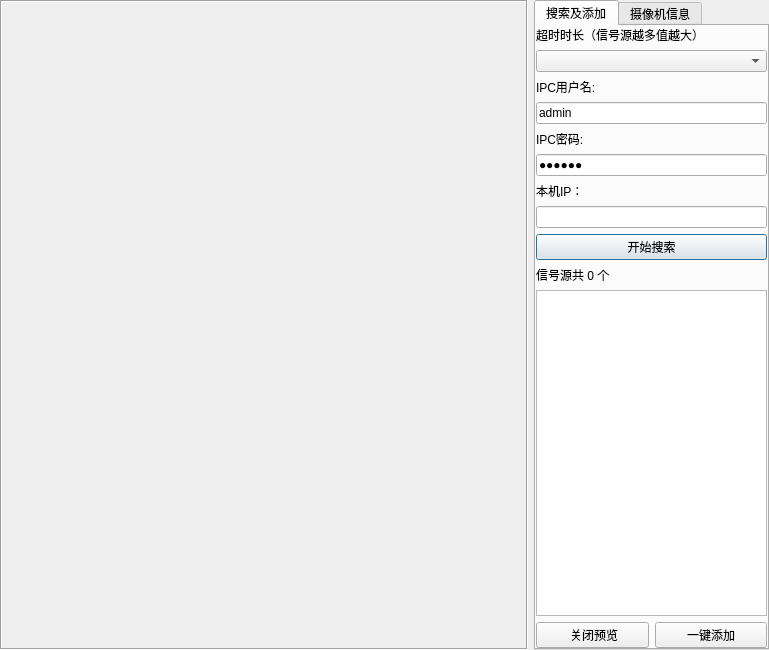
<?xml version="1.0" encoding="UTF-8"?>
<ui version="4.0">
 <class>frmIPCSearch</class>
 <widget class="QDialog" name="frmIPCSearch">
  <property name="geometry">
   <rect>
    <x>0</x>
    <y>0</y>
    <width>769</width>
    <height>650</height>
   </rect>
  </property>
  <property name="windowTitle">
   <string>摄像机搜索</string>
  </property>
  <property name="styleSheet">
   <string notr="true"/>
  </property>
  <layout class="QHBoxLayout" name="horizontalLayout_2">
   <property name="spacing">
    <number>0</number>
   </property>
   <property name="leftMargin">
    <number>0</number>
   </property>
   <property name="topMargin">
    <number>0</number>
   </property>
   <property name="rightMargin">
    <number>0</number>
   </property>
   <property name="bottomMargin">
    <number>0</number>
   </property>
   <item>
    <widget class="QFrame" name="frame_bmsearchmain">
     <property name="styleSheet">
      <string notr="true"/>
     </property>
     <layout class="QHBoxLayout" name="horizontalLayout">
      <property name="leftMargin">
       <number>0</number>
      </property>
      <property name="topMargin">
       <number>0</number>
      </property>
      <property name="rightMargin">
       <number>0</number>
      </property>
      <property name="bottomMargin">
       <number>0</number>
      </property>
      <item>
       <widget class="QFrame" name="frame">
        <property name="sizePolicy">
         <sizepolicy hsizetype="Expanding" vsizetype="Expanding">
          <horstretch>0</horstretch>
          <verstretch>0</verstretch>
         </sizepolicy>
        </property>
        <property name="frameShape">
         <enum>QFrame::Box</enum>
        </property>
        <property name="frameShadow">
         <enum>QFrame::Sunken</enum>
        </property>
        <layout class="QVBoxLayout" name="verticalLayout_7">
         <property name="spacing">
          <number>0</number>
         </property>
         <property name="leftMargin">
          <number>0</number>
         </property>
         <property name="topMargin">
          <number>0</number>
         </property>
         <property name="rightMargin">
          <number>0</number>
         </property>
         <property name="bottomMargin">
          <number>0</number>
         </property>
         <item>
          <widget class="QWidget" name="widget_4" native="true">
           <layout class="QVBoxLayout" name="verticalLayout_4">
            <property name="spacing">
             <number>0</number>
            </property>
            <property name="leftMargin">
             <number>0</number>
            </property>
            <property name="topMargin">
             <number>0</number>
            </property>
            <property name="rightMargin">
             <number>0</number>
            </property>
            <property name="bottomMargin">
             <number>0</number>
            </property>
            <item>
             <widget class="FFmpegWidget" name="widget" native="true">
              <property name="sizePolicy">
               <sizepolicy hsizetype="Expanding" vsizetype="Expanding">
                <horstretch>0</horstretch>
                <verstretch>0</verstretch>
               </sizepolicy>
              </property>
              <property name="styleSheet">
               <string notr="true"/>
              </property>
              <layout class="QVBoxLayout" name="verticalLayout"/>
             </widget>
            </item>
           </layout>
          </widget>
         </item>
        </layout>
       </widget>
      </item>
      <item>
       <widget class="QFrame" name="frame_2">
        <property name="minimumSize">
         <size>
          <width>0</width>
          <height>0</height>
         </size>
        </property>
        <property name="maximumSize">
         <size>
          <width>99999</width>
          <height>99999</height>
         </size>
        </property>
        <property name="styleSheet">
         <string notr="true"/>
        </property>
        <layout class="QVBoxLayout" name="verticalLayout_6">
         <property name="leftMargin">
          <number>0</number>
         </property>
         <property name="topMargin">
          <number>0</number>
         </property>
         <property name="rightMargin">
          <number>0</number>
         </property>
         <property name="bottomMargin">
          <number>0</number>
         </property>
         <item>
          <widget class="QWidget" name="widget_3" native="true">
           <property name="minimumSize">
            <size>
             <width>0</width>
             <height>100</height>
            </size>
           </property>
           <property name="styleSheet">
            <string notr="true"/>
           </property>
           <layout class="QVBoxLayout" name="verticalLayout_5">
            <property name="leftMargin">
             <number>0</number>
            </property>
            <property name="topMargin">
             <number>0</number>
            </property>
            <property name="rightMargin">
             <number>0</number>
            </property>
            <property name="bottomMargin">
             <number>0</number>
            </property>
            <item>
             <widget class="QTabWidget" name="tabMain">
              <property name="sizePolicy">
               <sizepolicy hsizetype="Minimum" vsizetype="Expanding">
                <horstretch>0</horstretch>
                <verstretch>0</verstretch>
               </sizepolicy>
              </property>
              <property name="minimumSize">
               <size>
                <width>235</width>
                <height>0</height>
               </size>
              </property>
              <property name="focusPolicy">
               <enum>Qt::NoFocus</enum>
              </property>
              <property name="layoutDirection">
               <enum>Qt::LeftToRight</enum>
              </property>
              <property name="styleSheet">
               <string notr="true"/>
              </property>
              <property name="currentIndex">
               <number>0</number>
              </property>
              <widget class="QWidget" name="tab1">
               <attribute name="title">
                <string>搜索及添加</string>
               </attribute>
               <layout class="QVBoxLayout" name="verticalLayout_3">
                <property name="leftMargin">
                 <number>0</number>
                </property>
                <property name="topMargin">
                 <number>0</number>
                </property>
                <property name="rightMargin">
                 <number>0</number>
                </property>
                <property name="bottomMargin">
                 <number>0</number>
                </property>
                <item>
                 <widget class="QLabel" name="labTimeOut">
                  <property name="sizePolicy">
                   <sizepolicy hsizetype="Fixed" vsizetype="Preferred">
                    <horstretch>0</horstretch>
                    <verstretch>0</verstretch>
                   </sizepolicy>
                  </property>
                  <property name="text">
                   <string>超时时长（信号源越多值越大）</string>
                  </property>
                 </widget>
                </item>
                <item>
                 <widget class="QComboBox" name="cboxTimeOut">
                  <property name="sizePolicy">
                   <sizepolicy hsizetype="Preferred" vsizetype="Fixed">
                    <horstretch>0</horstretch>
                    <verstretch>0</verstretch>
                   </sizepolicy>
                  </property>
                  <property name="minimumSize">
                   <size>
                    <width>0</width>
                    <height>0</height>
                   </size>
                  </property>
                  <property name="styleSheet">
                   <string notr="true"/>
                  </property>
                 </widget>
                </item>
                <item>
                 <widget class="QLabel" name="labUserName">
                  <property name="text">
                   <string>IPC用户名:</string>
                  </property>
                 </widget>
                </item>
                <item>
                 <widget class="QLineEdit" name="txtUserName">
                  <property name="minimumSize">
                   <size>
                    <width>0</width>
                    <height>0</height>
                   </size>
                  </property>
                  <property name="focusPolicy">
                   <enum>Qt::ClickFocus</enum>
                  </property>
                  <property name="contextMenuPolicy">
                   <enum>Qt::NoContextMenu</enum>
                  </property>
                  <property name="styleSheet">
                   <string notr="true"/>
                  </property>
                  <property name="text">
                   <string>admin</string>
                  </property>
                 </widget>
                </item>
                <item>
                 <widget class="QLabel" name="labUserPwd">
                  <property name="text">
                   <string>IPC密码:</string>
                  </property>
                 </widget>
                </item>
                <item>
                 <widget class="QLineEdit" name="txtUserPwd">
                  <property name="minimumSize">
                   <size>
                    <width>0</width>
                    <height>0</height>
                   </size>
                  </property>
                  <property name="focusPolicy">
                   <enum>Qt::ClickFocus</enum>
                  </property>
                  <property name="contextMenuPolicy">
                   <enum>Qt::NoContextMenu</enum>
                  </property>
                  <property name="styleSheet">
                   <string notr="true"/>
                  </property>
                  <property name="text">
                   <string>123456</string>
                  </property>
                  <property name="echoMode">
                   <enum>QLineEdit::Password</enum>
                  </property>
                 </widget>
                </item>
                <item>
                 <widget class="QLabel" name="label">
                  <property name="text">
                   <string>本机IP：</string>
                  </property>
                 </widget>
                </item>
                <item>
                 <widget class="QLineEdit" name="li_onvif">
                  <property name="minimumSize">
                   <size>
                    <width>0</width>
                    <height>0</height>
                   </size>
                  </property>
                  <property name="contextMenuPolicy">
                   <enum>Qt::NoContextMenu</enum>
                  </property>
                  <property name="styleSheet">
                   <string notr="true"/>
                  </property>
                 </widget>
                </item>
                <item>
                 <widget class="QPushButton" name="btnSearch">
                  <property name="sizePolicy">
                   <sizepolicy hsizetype="Expanding" vsizetype="Fixed">
                    <horstretch>0</horstretch>
                    <verstretch>0</verstretch>
                   </sizepolicy>
                  </property>
                  <property name="minimumSize">
                   <size>
                    <width>0</width>
                    <height>0</height>
                   </size>
                  </property>
                  <property name="cursor">
                   <cursorShape>PointingHandCursor</cursorShape>
                  </property>
                  <property name="focusPolicy">
                   <enum>Qt::TabFocus</enum>
                  </property>
                  <property name="styleSheet">
                   <string notr="true"/>
                  </property>
                  <property name="text">
                   <string>开始搜索</string>
                  </property>
                  <property name="default">
                   <bool>false</bool>
                  </property>
                  <property name="flat">
                   <bool>false</bool>
                  </property>
                 </widget>
                </item>
                <item>
                 <widget class="QLabel" name="labInfo">
                  <property name="text">
                   <string>信号源共 0 个</string>
                  </property>
                 </widget>
                </item>
                <item>
                 <widget class="QListWidget" name="listOnvifDevice">
                  <property name="sizePolicy">
                   <sizepolicy hsizetype="Ignored" vsizetype="Expanding">
                    <horstretch>0</horstretch>
                    <verstretch>0</verstretch>
                   </sizepolicy>
                  </property>
                  <property name="focusPolicy">
                   <enum>Qt::StrongFocus</enum>
                  </property>
                  <property name="contextMenuPolicy">
                   <enum>Qt::NoContextMenu</enum>
                  </property>
                  <property name="styleSheet">
                   <string notr="true"/>
                  </property>
                 </widget>
                </item>
                <item>
                 <widget class="QWidget" name="widget_2" native="true">
                  <property name="minimumSize">
                   <size>
                    <width>0</width>
                    <height>0</height>
                   </size>
                  </property>
                  <property name="focusPolicy">
                   <enum>Qt::NoFocus</enum>
                  </property>
                  <layout class="QHBoxLayout" name="horizontalLayout_3">
                   <property name="leftMargin">
                    <number>0</number>
                   </property>
                   <property name="topMargin">
                    <number>0</number>
                   </property>
                   <property name="rightMargin">
                    <number>0</number>
                   </property>
                   <property name="bottomMargin">
                    <number>0</number>
                   </property>
                   <item>
                    <widget class="QPushButton" name="btn_closepvw">
                     <property name="minimumSize">
                      <size>
                       <width>0</width>
                       <height>0</height>
                      </size>
                     </property>
                     <property name="focusPolicy">
                      <enum>Qt::TabFocus</enum>
                     </property>
                     <property name="styleSheet">
                      <string notr="true"/>
                     </property>
                     <property name="text">
                      <string> 关闭预览</string>
                     </property>
                    </widget>
                   </item>
                   <item>
                    <widget class="QPushButton" name="btnAdd">
                     <property name="minimumSize">
                      <size>
                       <width>0</width>
                       <height>0</height>
                      </size>
                     </property>
                     <property name="cursor">
                      <cursorShape>PointingHandCursor</cursorShape>
                     </property>
                     <property name="focusPolicy">
                      <enum>Qt::TabFocus</enum>
                     </property>
                     <property name="styleSheet">
                      <string notr="true"/>
                     </property>
                     <property name="text">
                      <string>一键添加</string>
                     </property>
                    </widget>
                   </item>
                  </layout>
                 </widget>
                </item>
               </layout>
              </widget>
              <widget class="QWidget" name="tab2">
               <attribute name="title">
                <string>摄像机信息</string>
               </attribute>
               <layout class="QVBoxLayout" name="verticalLayout_2">
                <item>
                 <widget class="QLabel" name="labOnvifAddress">
                  <property name="text">
                   <string>设备Onvif地址:</string>
                  </property>
                 </widget>
                </item>
                <item>
                 <widget class="QLineEdit" name="txtOnvifAddress">
                  <property name="minimumSize">
                   <size>
                    <width>0</width>
                    <height>30</height>
                   </size>
                  </property>
                  <property name="readOnly">
                   <bool>true</bool>
                  </property>
                 </widget>
                </item>
                <item>
                 <widget class="QLabel" name="labMediaUri">
                  <property name="text">
                   <string>设备媒体地址:</string>
                  </property>
                 </widget>
                </item>
                <item>
                 <widget class="QLineEdit" name="txtMediaUri">
                  <property name="minimumSize">
                   <size>
                    <width>0</width>
                    <height>30</height>
                   </size>
                  </property>
                  <property name="readOnly">
                   <bool>true</bool>
                  </property>
                 </widget>
                </item>
                <item>
                 <widget class="QLabel" name="labManufacturer">
                  <property name="text">
                   <string>设备厂家:</string>
                  </property>
                 </widget>
                </item>
                <item>
                 <widget class="QLineEdit" name="txtManufacturer">
                  <property name="minimumSize">
                   <size>
                    <width>0</width>
                    <height>30</height>
                   </size>
                  </property>
                  <property name="readOnly">
                   <bool>true</bool>
                  </property>
                 </widget>
                </item>
                <item>
                 <widget class="QLabel" name="labModel">
                  <property name="text">
                   <string>设备型号:</string>
                  </property>
                 </widget>
                </item>
                <item>
                 <widget class="QLineEdit" name="txtModel">
                  <property name="minimumSize">
                   <size>
                    <width>0</width>
                    <height>30</height>
                   </size>
                  </property>
                  <property name="readOnly">
                   <bool>true</bool>
                  </property>
                 </widget>
                </item>
                <item>
                 <widget class="QLabel" name="labFirmwareVersion">
                  <property name="text">
                   <string>设备固件版本:</string>
                  </property>
                 </widget>
                </item>
                <item>
                 <widget class="QLineEdit" name="txtFirmwareVersion">
                  <property name="minimumSize">
                   <size>
                    <width>0</width>
                    <height>30</height>
                   </size>
                  </property>
                  <property name="readOnly">
                   <bool>true</bool>
                  </property>
                 </widget>
                </item>
                <item>
                 <widget class="QLabel" name="labSerialNumber">
                  <property name="text">
                   <string>设备序列号:</string>
                  </property>
                 </widget>
                </item>
                <item>
                 <widget class="QLineEdit" name="txtSerialNumber">
                  <property name="minimumSize">
                   <size>
                    <width>0</width>
                    <height>30</height>
                   </size>
                  </property>
                  <property name="readOnly">
                   <bool>true</bool>
                  </property>
                 </widget>
                </item>
                <item>
                 <widget class="QLabel" name="labHardwareId">
                  <property name="text">
                   <string>设备硬件ID:</string>
                  </property>
                 </widget>
                </item>
                <item>
                 <widget class="QLineEdit" name="txtHardwareId">
                  <property name="minimumSize">
                   <size>
                    <width>0</width>
                    <height>30</height>
                   </size>
                  </property>
                  <property name="readOnly">
                   <bool>true</bool>
                  </property>
                 </widget>
                </item>
                <item>
                 <widget class="QLabel" name="labMain_RtspAddress">
                  <property name="text">
                   <string>主码流Rtsp地址:</string>
                  </property>
                 </widget>
                </item>
                <item>
                 <widget class="QLineEdit" name="txtMain_RtspAddress">
                  <property name="sizePolicy">
                   <sizepolicy hsizetype="Expanding" vsizetype="Fixed">
                    <horstretch>0</horstretch>
                    <verstretch>0</verstretch>
                   </sizepolicy>
                  </property>
                  <property name="minimumSize">
                   <size>
                    <width>0</width>
                    <height>30</height>
                   </size>
                  </property>
                  <property name="text">
                   <string/>
                  </property>
                  <property name="readOnly">
                   <bool>true</bool>
                  </property>
                 </widget>
                </item>
                <item>
                 <widget class="QLabel" name="labMain_Resolution">
                  <property name="text">
                   <string>主码流分辨率:</string>
                  </property>
                 </widget>
                </item>
                <item>
                 <widget class="QLineEdit" name="txtMain_Resolution">
                  <property name="minimumSize">
                   <size>
                    <width>0</width>
                    <height>30</height>
                   </size>
                  </property>
                  <property name="text">
                   <string/>
                  </property>
                  <property name="readOnly">
                   <bool>true</bool>
                  </property>
                 </widget>
                </item>
                <item>
                 <widget class="QLabel" name="labSub_RtspAddress">
                  <property name="text">
                   <string>子码流Rtsp地址:</string>
                  </property>
                 </widget>
                </item>
                <item>
                 <widget class="QLineEdit" name="txtSub_RtspAddress">
                  <property name="sizePolicy">
                   <sizepolicy hsizetype="Expanding" vsizetype="Fixed">
                    <horstretch>0</horstretch>
                    <verstretch>0</verstretch>
                   </sizepolicy>
                  </property>
                  <property name="minimumSize">
                   <size>
                    <width>0</width>
                    <height>30</height>
                   </size>
                  </property>
                  <property name="text">
                   <string/>
                  </property>
                  <property name="readOnly">
                   <bool>true</bool>
                  </property>
                 </widget>
                </item>
                <item>
                 <widget class="QLabel" name="labSub_Resolution">
                  <property name="text">
                   <string>子码流分辨率:</string>
                  </property>
                 </widget>
                </item>
                <item>
                 <widget class="QLineEdit" name="txtSub_Resolution">
                  <property name="minimumSize">
                   <size>
                    <width>0</width>
                    <height>30</height>
                   </size>
                  </property>
                  <property name="text">
                   <string/>
                  </property>
                  <property name="readOnly">
                   <bool>true</bool>
                  </property>
                 </widget>
                </item>
               </layout>
              </widget>
             </widget>
            </item>
           </layout>
          </widget>
         </item>
        </layout>
       </widget>
      </item>
     </layout>
    </widget>
   </item>
  </layout>
 </widget>
 <customwidgets>
  <customwidget>
   <class>FFmpegWidget</class>
   <extends>QWidget</extends>
   <header location="global">ffmpeg.h</header>
   <container>1</container>
  </customwidget>
 </customwidgets>
 <resources/>
 <connections/>
</ui>
